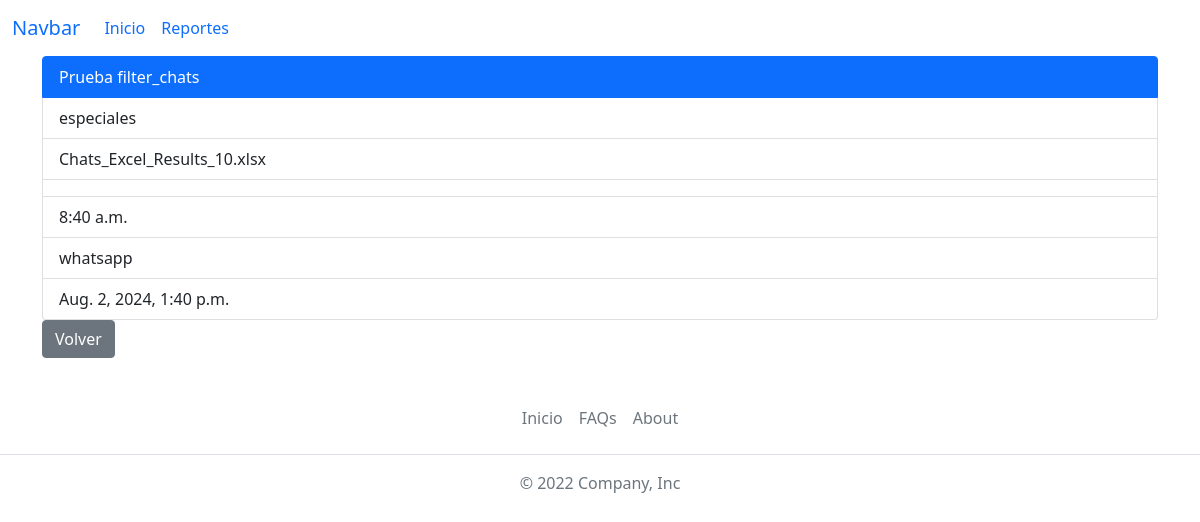
/reportes/whatsapp/16, run on the app's committed database.
### reportes/models.py (models this page shows, shortened)
class Reporte(models.Model):
    campaigns_list = (
        ('mora_30', 'MORA 30'),
        ('especiales', 'ESPECIALES'),
        ('castigo', 'CASTIGO'),
    )
    name = models.CharField(max_length=100)
    campaign = models.CharField(max_length=15, choices=campaigns_list)
    chats_file = models.FileField(upload_to='files/upload/chats/')
    numero_inicio = models.CharField(max_length=10)
    numero_final = models.CharField(max_length=10)
    hora = models.TimeField()
    report_type = models.ForeignKey(
        TipoReporte, on_delete=models.CASCADE, to_field='name')
    created_at = models.DateTimeField(auto_now_add=timezone.now)

class TipoReporte(models.Model):
    name = models.CharField(max_length=50, unique=True)
    created_at = models.DateTimeField(auto_now_add=timezone.now)
    def __str__(self):
        return self.name

### reportes/views.py (the view)
def reporte_detalle(request, tipo_reporte_name, reporte_id):
    report_type = get_object_or_404(models.TipoReporte, name=tipo_reporte_name)
    reporte = get_object_or_404(models.Reporte, id=reporte_id)
    file_names = {
        'chats_file_name': os.path.basename(reporte.chats_file.name) if reporte.chats_file else 'No file',
    }
    return render(
        request,
        'reporte_detalle.html',
        context={
            'reporte': reporte,
            'report_type': report_type,
            'file_names': file_names
        }
    )

### reportes/templates/reporte_detalle.html
{% extends "base.html" %}
{% block content %}
<div class="container">
    <ul class="list-group">
        <li class="list-group-item active" aria-current="true">{{ reporte.name }}</li>
        <li class="list-group-item">{{ reporte.campaign }}</li>
        <li class="list-group-item">{{ file_names.chats_file_name }}</li>
        <li class="list-group-item">{{ file_names.envio_sms_file_name }}</li>
        <li class="list-group-item">{{ reporte.hora }}</li>
        <li class="list-group-item">{{ reporte.report_type }}</li>
        <li class="list-group-item">{{ reporte.created_at }}</li>
    </ul>
    <a class="btn btn-secondary" href="{% url 'reportes:reporte' report_type.name %}" role="button">Volver</a>
</div>
{% endblock %}

### data on the page
Reporte: name "Prueba filter_chats", campaign "especiales", hora "8:40 a.m.", report_type "whatsapp", created_at "Aug. 2, 2024, 1:40 p.m."

### other printed values
{{ file_names.chats_file_name }} "Chats_Excel_Results_10.xlsx"
